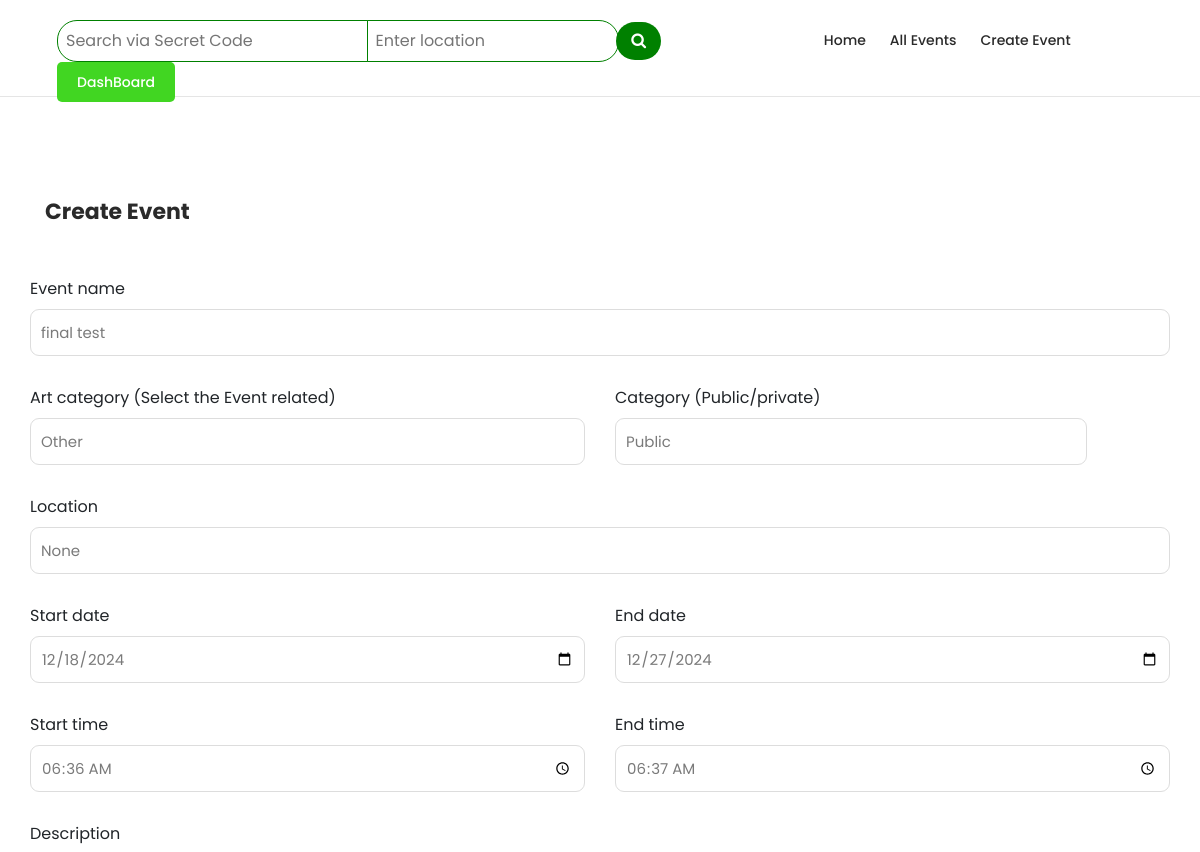
Before: /update/99/ (signed in, upper part) with the older database file.
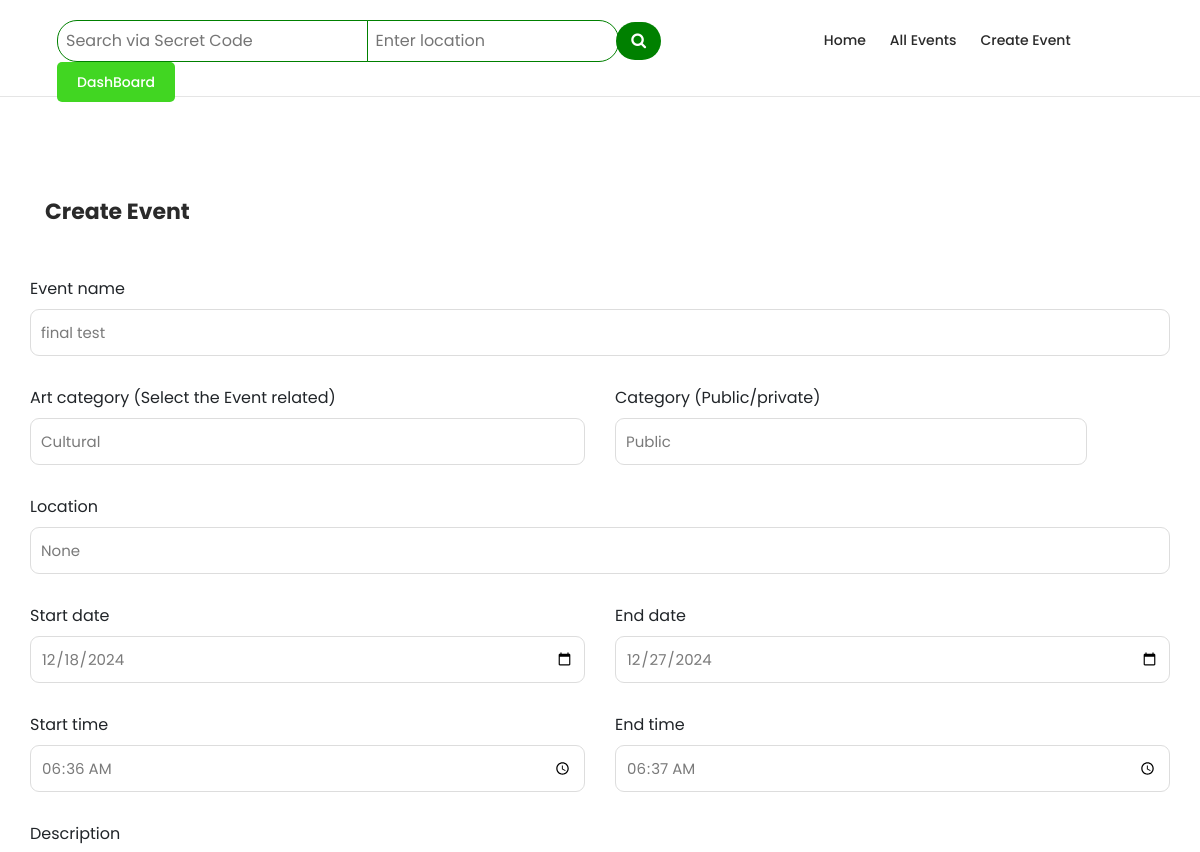
After: the same page with the newer database file.
### EMS/models.py (models this page shows, shortened)
class EventData(models.Model):
    CATEGORY_CHOICES = [
        ('private', 'Private'),
        ('public', 'Public'),
    ]
    ART_CATEGORY_CHOICES = [
        ('Entertainment', 'Entertainment'),
        ('Festivals_and_Fairs', 'Festivals and Fairs'),
        ('Sporting', 'Sporting'),
        ('Cultural', 'Cultural '),
        ('business', 'Business and Corporate'),
        ('Community', 'Community'),
        ('Educational', 'Educational '),
        ('Health_and_Wellness', 'Health and Wellness'),
        ('Political', 'Political'),
        ('other', 'Other'),
    ]
    SAVING_MODE_CHOICES = [
        ('draft', 'Draft'),
        ('publish', 'Publish'),
    ]
    user = models.ForeignKey(User, on_delete=models.CASCADE)
    name = models.CharField(max_length=100)
    category = models.CharField(max_length=10, choices=CATEGORY_CHOICES, blank=True, default='public')
    art_category = models.CharField(max_length=20, choices=ART_CATEGORY_CHOICES, blank=True, default='other')
    image = models.ImageField(upload_to='event_images/',blank=True)
    description = models.TextField(blank=True)
    link = models.CharField(max_length=500,blank=True)
    instructions = models.TextField(blank=True)
    geast_list = models.TextField(blank=True)
    place_info = models.CharField(max_length=200, blank=True)
    start_date = models.DateField()
    end_date = models.DateField()
    start_time = models.TimeField()
    end_time = models.TimeField()
    created_user = models.ForeignKey('auth.User', on_delete=models.CASCADE, related_name='created_user')
    updated_user = models.ForeignKey('auth.User', on_delete=models.CASCADE, related_name='updated_user')
    created_date = models.DateField(auto_now_add=True)
    updated_date = models.DateField(auto_now_add=True)
    sitting_plan_name = models.CharField(max_length=500,blank=True)
    sitting_plan = models.ImageField(upload_to='sitting_plan_files/', blank=True, default='Seating Plan')
    schedule_plan_name = models.CharField(max_length=500,blank=True)
    schedule_plan = models.ImageField(upload_to='schedule_plan_files/', blank=True, default='Schedule Plan')
    hashTags = models.CharField(max_length=100, blank=True)
    saving_mode = models.CharField(max_length=20, choices=SAVING_MODE_CHOICES, default='draft')

### EMS/views.py (the view)
# urls.py: path('update/<int:pk>/', views.event_update, name='event_update'),
@login_required(login_url="login")
def event_update(request, pk):
    event = get_object_or_404(EventData, id=pk, user=request.user)
    form = EventDataForm(request.POST or None, request.FILES or None, instance=event)
    image_forms = ImageForm()
    schedule_image_forms = ScheduleImageForm()
    sitting_image_forms = SeatingImageForm()
    guests = Guest.objects.filter(event=event)
    if request.method == 'POST':
        sponsor_links = request.POST.getlist('sponsor_link')
        sponsor_logos = request.FILES.getlist('sponsor_logo')
        sponsor1_logos = request.FILES.getlist('sponsor1_logo')
        sponsor2_names = request.POST.getlist('sponsor2_name')
        detail_titles = request.POST.getlist('detail_title')
        detail_descriptions = request.POST.getlist('detail_description')
        guest_names = request.POST.getlist('guest_name')
        guest_emails = request.POST.getlist('guest_email')
        guest_confirmed = request.POST.getlist('guest_is_confirm')
        print("-->")
        print(guest_names, guest_emails, guest_confirmed)
        email_list = ""
        for name, email, confirmed in zip(guest_names, guest_emails, guest_confirmed):
                if(confirmed == "confirm"):
                    email_list = email+","+email_list
        if form.is_valid():
            event = form.save(commit=False)
            event.updated_user = request.user
            event.geast_list = email_list
            event.save()
            if 'image' in request.FILES:
                Image.objects.filter(event=event).delete()
                for image_file in request.FILES.getlist('image'):
                    Image.objects.create(event=event, image=image_file)
            if 'sitting_plan' in request.FILES:
                SeatingImage.objects.filter(event=event).delete()
                for image_file in request.FILES.getlist('sitting_plan'):
                    SeatingImage.objects.create(event=event, image=image_file)
            if 'schedule_plan' in request.FILES:
                ScheduleImage.objects.filter(event=event).delete()
                for image_file in request.FILES.getlist('schedule_plan'):
                    ScheduleImage.objects.create(event=event, image=image_file)
            for link, logo in zip(sponsor_links, sponsor_logos):
                SponsorWithLink.objects.create(event=event, link=link, logo=logo)
            for logo in sponsor1_logos:
                SponsorWithImage.objects.create(event=event,logo=logo)
            for name in sponsor2_names:
                if(name.__len__() != 0):
                    SponsorWithName.objects.create(event=event, name=name)
            EventDetail.objects.filter(event=event).delete()
            for title, description in zip(detail_titles, detail_descriptions):
                EventDetail.objects.create(event=event, title=title, description=description)
            print("ye vala -->")
            print(guest_names, guest_emails, guest_confirmed)
            Guest.objects.filter(event=event).delete()
            for name, email, confirmed in zip(guest_names, guest_emails, guest_confirmed):
                print("or ye vala -->")
                print(guest_names, guest_emails, guest_confirmed)
                Guest.objects.create(event=event, name=name, email=email, confirm=confirmed)
            subject = "Invitaion of "+event.name
            message = """<!DOCTYPE html>
<html lang="en">

<head>
    <meta charset="UTF-8">
    <meta name="viewport" content="width=device-width, initial-scale=1.0">
    <title>Document</title>
    <link href="https://cdn.jsdelivr.net/npm/bootstrap@5.3.3/dist/css/bootstrap.min.css" rel="stylesheet"
        integrity="sha384-QWTKZyjpPEjISv5WaRU9OFeRpok6YctnYmDr5pNlyT2bRjXh0JMhjY6hW+ALEwIH" crossorigin="anonymous">

    <style>
        .venue-tickets {
            margin: 0px 15px;
        }

        .venue-tickets .venue-item {
            margin-bottom: 23px;
        }

        .venue-item .thumb img {
            width: 100%;
            overflow: hidden;
        }

        .venue-item .down-content {
            background-color: #07421b;
            position: relative;
            display: inline-block;
            z-index: 1;
            width: 100%;
        }

        .venue-item .down-content .left-content {
            width: 31%;
            float: left;
            background-color: rgba(124, 131, 139, 0.3);
            height: 100%;
            display: inline-block;
            position: absolute;
            z-index: 111;
        }

        .venue-item .down-content .left-content .main-white-button {
            -webkit-transform: rotate(-90deg);
            -moz-transform: rotate(-90deg);
            -o-transform: rotate(-90deg);
            -ms-transform: rotate(-90deg);
            transform: rotate(-90deg);
            position: absolute;
            top: 50%;
            margin-top: -22.5px;
        }

        .venue-item .down-content .right-content {
            /* width: 64%; */
            margin-left: 5%;
        }

        .venue-item .down-content .right-content h4 {
            font-size: 22px;
            color: #fff;
            font-weight: 700;
            margin-top: 30px;
        }

        .venue-item .down-content .right-content p {
            color: #fff;
            margin-top: 20px;
            font-weight: 300;
            padding-right: 30px;
            margin-bottom: 20px;
        }

        .venue-item .down-content .right-content ul li {
            display: inline-block;
            color: #fff;
            font-size: 16px;
            margin-right: 20px;
            ;
        }

        .venue-item .down-content .right-content ul li i {
            margin-right: 5px;
        }

        .venue-item .down-content .right-content .price {
            background-color: rgba(124, 131, 139, 0.3);
            display: inline-block;
            padding: 20px;
            margin-top: 25px;
            margin-bottom: 30px;
        }

        .venue-item .down-content .right-content .price span {
            color: #fff;
            font-size: 14px;
            line-height: 25px;
        }

        .venue-item .down-content .right-content .price span em {
            font-weight: 700;
            font-size: 20px;
            font-style: normal;
        }

        .main-white-button a {
            display: inline-block;
            font-size: 14px;
            padding: 12px 18px;
            background-color: #fff;
            color: #2a2a2a;
            text-align: center;
            font-weight: 500;
            text-transform: capitalize;
            transition: all .3s;
            border-radius: 5px;
            text-decoration: none;
        }

        .main-white-button a:hover {
            opacity: 0.9;
        }

        .main-dark-button a {
            display: inline-block;
            font-size: 14px;
            padding: 12px 18px;
            background-color: #40d621;
            color: #fff;
            text-align: center;
            font-weight: 500;
            text-transform: capitalize;
            transition: all .3s;
        }

        .main-dark-button a:hover {
            opacity: 0.9;
        }

.text-button a {
  font-size: 14px;
  color: #088633;
  transition: all .3s;
}

.text-button i {
  font-size: 12px;
  margin-left: 5px;
  transition: all .5s;
}

.text-button a:hover {
  color: #40d621;
}

.text-button a:hover i {
  margin-left: 8px;
}


    </style>
</head>

<body>

    <!-- *** Venues & Tickets ***-->
    <div class="venue-tickets">
        <div class="container-fluid">
            <div class="row" style="width: 90%;margin: auto;justify-content: center;">
                <div class="col-lg-12">
                    <div class="section-heading">
                    </div>
                </div>
                <div class="col-lg-3">
                    <div class="venue-item" style="border-radius: 9px; overflow: hidden;">
                        <div class="thumb">
                            <img src="https://huppsi.pythonanywhere.com"""+event.image.url+""""
                                alt="">
                        </div>
                        <div class="down-content" style="border-radius: 0 0 9px 9px; overflow: hidden;height: 400px;">
                            <div class="right-content">
                                <h4>"""+event.name[:20]+"""...</h4>
                                <p>"""+event.description[:80]+"""</p>
                                <p>"""+str(event.start_date) +" - "+ str(event.start_time)+"""...</p>
                                <p>"""+ str(event.place_info)+"""...</p>
                                <p> This is the Secret Code for access this private event from our website search box "https://huppsi.pythonanywhere.com" <br>Secret Code : """+ encode_base64(f"{event.user}$$@$${event.id}")+"""</p>
                                <div class="main-white-button" style="margin: 20px 0;position: absolute;bottom: 0;">
                                    <a href="https://huppsi.pythonanywhere.com/event/"""+str(event.id)+"""">Event Details</a>
                                </div>
                            </div>
                        </div>
                    </div>
                </div>


            </div>
        </div>
    </div>
    <script src="https://cdn.jsdelivr.net/npm/bootstrap@5.3.3/dist/js/bootstrap.bundle.min.js"
        integrity="sha384-YvpcrYf0tY3lHB60NNkmXc5s9fDVZLESaAA55NDzOxhy9GkcIdslK1eN7N6jIeHz"
        crossorigin="anonymous"></script>

</body>

</html>
            """
            html_content = message
            send_bulk_email(subject ,html_content, event.geast_list.split(","))
            return redirect('event_list')
    else:
        form = EventDataForm(instance=event)
    return render(request, 'events/event_form.html', {
        'form': form,
        'image_form': image_forms,
        'sitting_image_forms': sitting_image_forms,
        'schedule_image_forms': schedule_image_forms,
        'active_page': 'update',
        'event': event,
        'guests': guests
    })

### EMS/forms.py
class ImageForm(forms.ModelForm):
    image = forms.ImageField()
    class Meta:
        model = Image
        fields = ['image']
    def __init__(self, *args, **kwargs):
        self.instance = kwargs.get('instance', None)
        super(ImageForm, self).__init__(*args, **kwargs)
        if self.instance and self.instance.pk:
            self.fields['image'].required = False
            self.fields['image'].label = "Change Image (Optional)"
            self.fields['image'].widget.attrs.update({
                'placeholder': 'Leave empty to keep the current image'
            })
        else:
            self.fields['image'].required = True

### EMS/templates/events/event_form.html (shortened to what this page needs)
{% extends 'base/base.html' %}
{% block content %}
<div class="rent-venue-application">
    <div class="container">
        <div class="row">
            <div class="col-lg-9">
                <div class="heading-text">
                    <h4>Create Event</h4>
                </div>
            </div>
            <div class="contact-form">
                <form id="contact" method="post" enctype="multipart/form-data">
                    <div class="row">
                        <div class="col-md-12 col-sm-12">
                            <fieldset>
                                <label for="{{ form.name.id_for_label }}"> Event name </label>
                                {{ form.name }}
                            </fieldset>
                        </div>
                        <div class="col-md-6 col-sm-12">
                            <fieldset>
                                <label for="{{ form.art_category.id_for_label }}"> {{ form.art_category.label }} (Select
                                    the Event related) </label>
                                {{ form.art_category }}
                            </fieldset>
                        </div>
                        <div class="col-md-6 col-sm-12">
                            <fieldset>
                                <label for="{{ form.category.id_for_label }}"> {{ form.category.label }}
                                    (Public/private) </label>
                                {{ form.category }}
                            </fieldset>
                        </div>
                        <div class="col-md-12 col-sm-12">
                            <fieldset>
                                <label for="{{ form.place_info.id_for_label }}"> Location </label>
                                {{ form.place_info}}
                            </fieldset>
                        </div>
                        <div class="col-md-6 col-sm-12">
                            <fieldset>
                                <label for="{{ form.start_date.id_for_label }}"> {{ form.start_date.label }} </label>
                                {{ form.start_date}}
                            </fieldset>
                        </div>
                        <div class="col-md-6 col-sm-12">
                            <fieldset>
                                <label for="{{ form.end_date.id_for_label }}"> {{ form.end_date.label }} </label>
                                {{ form.end_date}}
                            </fieldset>
                        </div>
                        <div class="col-md-6 col-sm-12">
                            <fieldset>
                                <label for="{{ form.start_time.id_for_label }}"> {{ form.start_time.label }} </label>
                                {{ form.start_time}}
                            </fieldset>
                        </div>
                        <div class="col-md-6 col-sm-12">
                            <fieldset>
                                <label for="{{ form.end_time.id_for_label }}"> {{ form.end_time.label }} </label>
                                {{ form.end_time}}
                            </fieldset>
                        </div>
                        <div class="col-lg-12">
                            <fieldset>
                                <label for="{{ form.description.id_for_label }}">Description</label>
                            </fieldset>
                        </div>
                    </div>
                </form>
            </div>
        </div>
    </div>
</div>
{% endblock content %}

Changed rows visible on the page:
changed EventData "final test": art_category "Other" → "Cultural"
